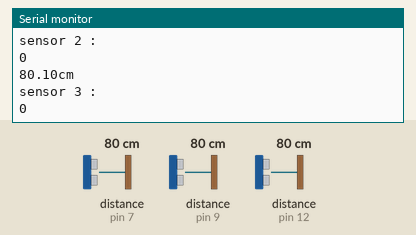
A sketch run on a simulated Arduino Uno, built with avr-gcc and run on an emulated ATmega328P. Parts: the last lines printed to the serial monitor. Wiring (inferred from the names in the program): 3 × ultrasonic range finder: trigger pin 6, echo pin 7 / trigger pin 8, echo pin 9 / trigger pin 11, echo pin 12. The test bench sets the inputs (shaded band); at power-on: distance to the obstacle (sensors on pin 12, pin 7, pin 9) 80 cm. The echo pulse lasts 58.3 µs per cm; the modem accepts every AT command (registered, SIM ready, sends succeed) and sends nothing else.

Above: at 13.4 s.
13.5 s: distance to the obstacle (sensor on pin 12) set to 12 cm
At 14.8 s:
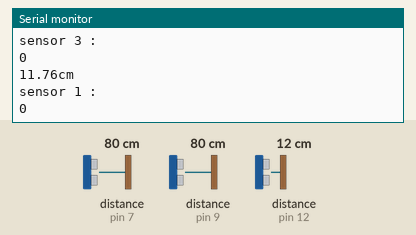
16.7 s: distance to the obstacle (sensor on pin 12) set to 9 cm
At 24.91 s:
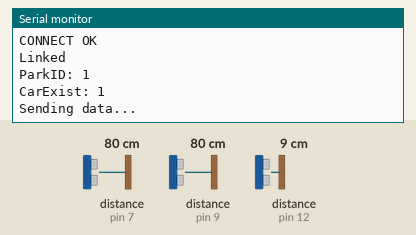
Timing chart, 0 to 26.4 s (numbered marks = the images above; inputs shaded):
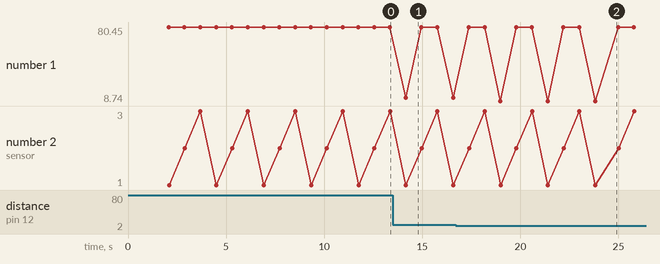

The sketch:

test_before.ino
```cpp
#include <SoftwareSerial.h>

// rx 3번, tx2

int ParkID = 0;
int CarExist = 0;

String ssid = "Arduinotest";                  // Network name to connect
String pwd = "abcdefgh";               // Network password
String dbHost = "leehgyu.iptime.org";  // Data base url
String dbPort = "8080";                  // Data base port

SoftwareSerial esp01(2, 3);

// 초음파센서의 송신부를 8번핀으로 선언하고 수신부는 9번핀으로 선언합니다.
int trig1 = 11;
int echo1 = 12;
int trig2 = 6;
int echo2 = 7;
int trig3 = 8;
int echo3 = 9;

int cnt1 = 0;
int cnt2 = 0;
int cnt3 = 0;
int data1 = 0;
int data_pre1 = data1;
int data2 = 0;
int data_pre2 = data2;
int data3 = 0;
int data_pre3 = data3;

void printResponse() {
  while(esp01.available()){
    Serial.println(esp01.readStringUntil('\n'));
  }
}

void connectWifi() {
  Serial.println("Connecting wifi...\n");
  esp01.println("AT+CWJAP=\""+ssid+"\",\""+pwd+"\"\r\n");
  while(!(esp01.find("OK"))){
    Serial.println("...wifi");
  }
  Serial.println("wifi connected\n");
}

void httpClient() {
  esp01.println("AT+CIPMUX=1");
  while(!(esp01.find("OK"))){
    Serial.println("...MUX");
  }
  printResponse();
  Serial.println("Connecting TCP...\n");
  esp01.println("AT+CIPSTART=4,\"TCP\",\""+dbHost+"\","+dbPort);
  while(!(esp01.find("OK"))){
    Serial.println("...TCP");
  }
  printResponse();
}

void dataSend(int ParkID, int CarExist){
  Serial.println("Sending data...\n");
  String strParkID = String(ParkID);
  String strCarExist = String(CarExist);
  String cmd = "GET http://"+dbHost+":"+dbPort+"/insert.php?ParkID="+strParkID+"&CarExist="+strCarExist+" HTTP/1.0";
  esp01.println("AT+CIPSEND=4," + String(cmd.length() + 4));
  while(!(esp01.find("OK"))){
    Serial.println("...SEND");
  }
  esp01.println(cmd);
  delay(200);
  esp01.println();
  printResponse();
}

void setup() {
  Serial.begin(9600);   //시리얼모니터
  esp01.begin(9600); //와이파이 시리얼
  delay(2000);
  esp01.println("AT+RST\r\n");
  while(!(esp01.find("ready"))){
    Serial.println("...rst");
  }
  esp01.println("AT+CWMODE=3\r\n");
  while(!(esp01.find("OK"))){
    Serial.println("...mode");
  }
  connectWifi();

  //sensor
  //초음파 송신부-> OUTPUT, 초음파 수신부 -> INPUT,  LED핀 -> OUTPUT
  pinMode(trig1, OUTPUT);
  pinMode(echo1, INPUT);
  pinMode(trig2, OUTPUT);
  pinMode(echo2, INPUT);
  pinMode(trig3, OUTPUT);
  pinMode(echo3, INPUT);
}

void loop() {
  //sensor1
  digitalWrite(trig1, HIGH);
  delayMicroseconds(10);
  digitalWrite(trig1, LOW);

  unsigned long duration1 = pulseIn(echo1, HIGH);

  // 초음파의 속도는 초당 340미터를 이동하거나, 29마이크로초 당 1센치를 이동합니다.
  // 따라서, 초음파의 이동 거리 = duration(왕복에 걸린시간) / 29 / 2 입니다.
  float distance1 = duration1 / 29.0 / 2.0;

  // 측정된 거리 값를 시리얼 모니터에 출력합니다.
  Serial.print(distance1);
  Serial.println("cm");
  if(distance1 <= 10){
    cnt1 = cnt1 +1;
  }else{
    cnt1 = 0;
  }
  if(cnt1 >= 3){
    data1 = 1;
  }else{
    data1 = 0;
  }
  Serial.println("sensor 1 : ");
  Serial.print(data1);
  Serial.println("");
  // 0.2초 동안 대기합니다.
  delay(800);

  //wifi
  if(data_pre1 != data1){
    CarExist = data1;
    ParkID = 1;
    httpClient();
    Serial.println((String) "ParkID: " + ParkID);
    Serial.println((String) "CarExist: " + CarExist);
    dataSend(ParkID, CarExist);
    data_pre1 = data1;
  }

  //sensor2
  digitalWrite(trig2, HIGH);
  delayMicroseconds(10);
  digitalWrite(trig2, LOW);

  unsigned long duration2 = pulseIn(echo2, HIGH);

  // 초음파의 속도는 초당 340미터를 이동하거나, 29마이크로초 당 1센치를 이동합니다.
  // 따라서, 초음파의 이동 거리 = duration(왕복에 걸린시간) / 29 / 2 입니다.
  float distance2 = duration2 / 29.0 / 2.0;

  // 측정된 거리 값를 시리얼 모니터에 출력합니다.
  Serial.print(distance2);
  Serial.println("cm");
  if(distance2 <= 10){
    cnt2 = cnt2 +1;
  }else{
    cnt2 = 0;
  }
  if(cnt2 >= 3){
    data2 = 1;
  }else{
    data2 = 0;
  }
  Serial.println("sensor 2 : ");
  Serial.print(data2);
  Serial.println("");
  // 0.2초 동안 대기합니다.
  delay(800);

  //wifi
  if(data_pre2 != data2){
    CarExist = data2;
    ParkID = 2;
    httpClient();
    Serial.println((String) "ParkID: " + ParkID);
    Serial.println((String) "CarExist: " + CarExist);
    dataSend(ParkID, CarExist);
    data_pre2 = data2;
  }
  //sensor3
  digitalWrite(trig3, HIGH);
  delayMicroseconds(10);
  digitalWrite(trig3, LOW);

  unsigned long duration3 = pulseIn(echo3, HIGH);

  // 초음파의 속도는 초당 340미터를 이동하거나, 29마이크로초 당 1센치를 이동합니다.
  // 따라서, 초음파의 이동 거리 = duration(왕복에 걸린시간) / 29 / 2 입니다.
  float distance3 = duration3 / 29.0 / 2.0;

  // 측정된 거리 값를 시리얼 모니터에 출력합니다.
  Serial.print(distance3);
  Serial.println("cm");
  if(distance3 <= 10){
    cnt3 = cnt3 +1;
  }else{
    cnt3 = 0;
  }
  if(cnt3 >= 3){
    data3 = 1;
  }else{
    data3 = 0;
  }
  Serial.println("sensor 3 : ");
  Serial.print(data3);
  Serial.println("");
  // 0.2초 동안 대기합니다.
  delay(800);

  //wifi
  if(data_pre3 != data3){
    CarExist = data3;
    ParkID = 3;
    httpClient();
    Serial.println((String) "ParkID: " + ParkID);
    Serial.println((String) "CarExist: " + CarExist);
    dataSend(ParkID, CarExist);
    data_pre3 = data3;
  }
}
```

Measured:
- the behaviour switches between 11 and 10 cm on distance to the obstacle (sensor on pin 12) (found by bisection; images 1 and 2)
- after the input at 13.5 s, the serial monitor: prints a new line after 0.66 s (image 1)
- after the input at 16.7 s, the serial monitor: prints a new line after 2.3 s (image 2)
- plotted number 1: 80.1 → 11.76 after the input at 13.5 s, 11.76 → 8.74 after the input at 16.7 s
